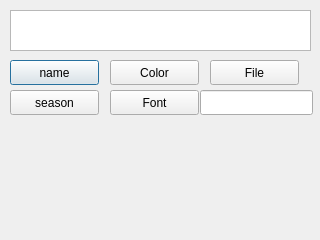
<?xml version="1.0" encoding="UTF-8"?>
<ui version="4.0">
 <class>Dialog</class>
 <widget class="QDialog" name="Dialog">
  <property name="geometry">
   <rect>
    <x>0</x>
    <y>0</y>
    <width>320</width>
    <height>240</height>
   </rect>
  </property>
  <property name="windowTitle">
   <string>Dialog</string>
  </property>
  <widget class="QPushButton" name="btnName">
   <property name="geometry">
    <rect>
     <x>10</x>
     <y>60</y>
     <width>89</width>
     <height>25</height>
    </rect>
   </property>
   <property name="text">
    <string>name</string>
   </property>
  </widget>
  <widget class="QTextEdit" name="textEdit">
   <property name="geometry">
    <rect>
     <x>10</x>
     <y>10</y>
     <width>301</width>
     <height>41</height>
    </rect>
   </property>
   <property name="readOnly">
    <bool>true</bool>
   </property>
  </widget>
  <widget class="QPushButton" name="btnSeason">
   <property name="geometry">
    <rect>
     <x>10</x>
     <y>90</y>
     <width>89</width>
     <height>25</height>
    </rect>
   </property>
   <property name="text">
    <string>season</string>
   </property>
  </widget>
  <widget class="QPushButton" name="btnColor">
   <property name="geometry">
    <rect>
     <x>110</x>
     <y>60</y>
     <width>89</width>
     <height>25</height>
    </rect>
   </property>
   <property name="text">
    <string>Color</string>
   </property>
  </widget>
  <widget class="QPushButton" name="btnFont">
   <property name="geometry">
    <rect>
     <x>110</x>
     <y>90</y>
     <width>89</width>
     <height>25</height>
    </rect>
   </property>
   <property name="text">
    <string>Font</string>
   </property>
  </widget>
  <widget class="QPushButton" name="btnFile">
   <property name="geometry">
    <rect>
     <x>210</x>
     <y>60</y>
     <width>89</width>
     <height>25</height>
    </rect>
   </property>
   <property name="text">
    <string>File</string>
   </property>
  </widget>
  <widget class="QLineEdit" name="lineEdit">
   <property name="geometry">
    <rect>
     <x>200</x>
     <y>90</y>
     <width>113</width>
     <height>25</height>
    </rect>
   </property>
  </widget>
 </widget>
 <resources/>
 <connections/>
</ui>
